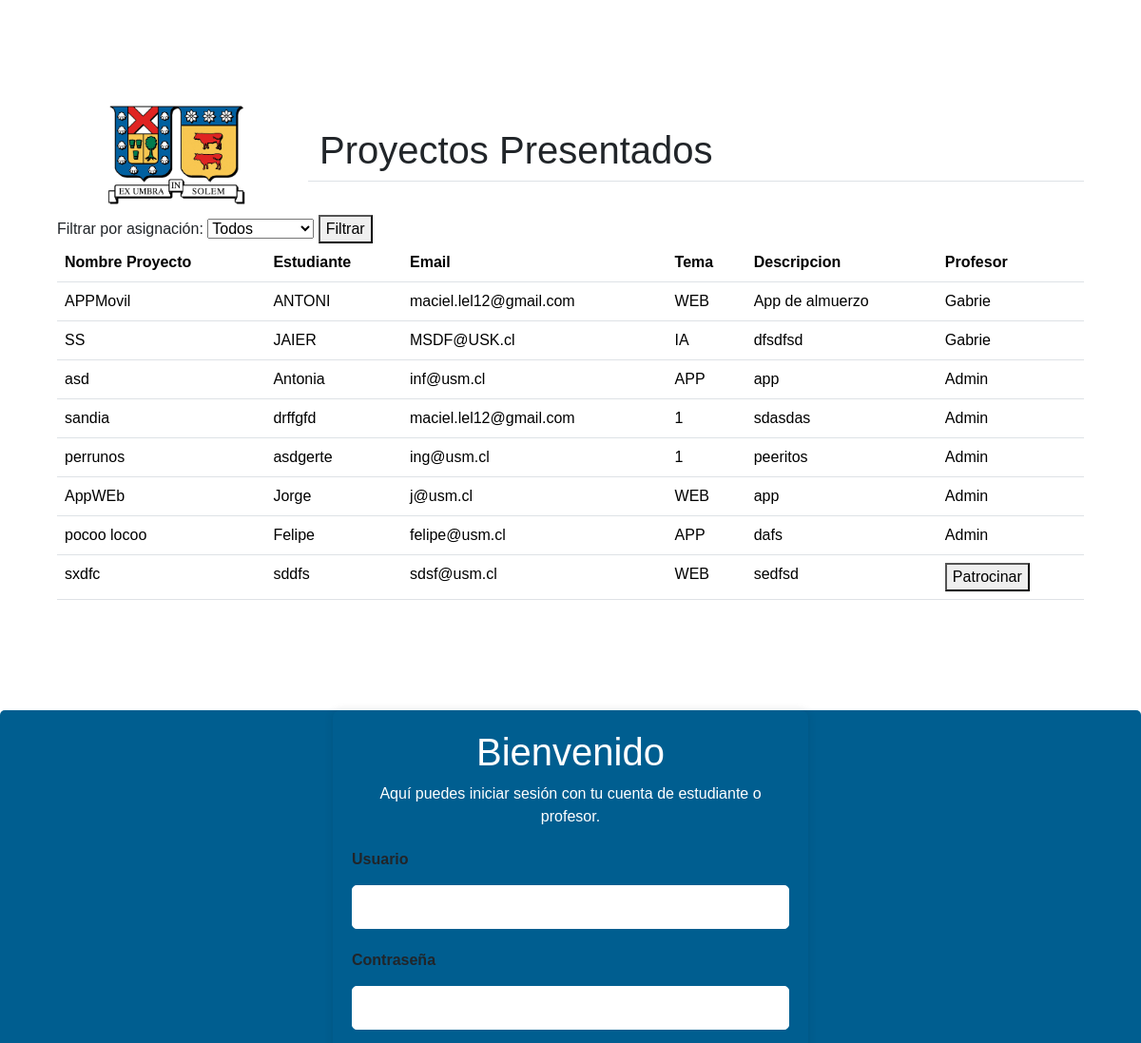
/asignado/ (middle part), run on an earlier commit of the app's database.
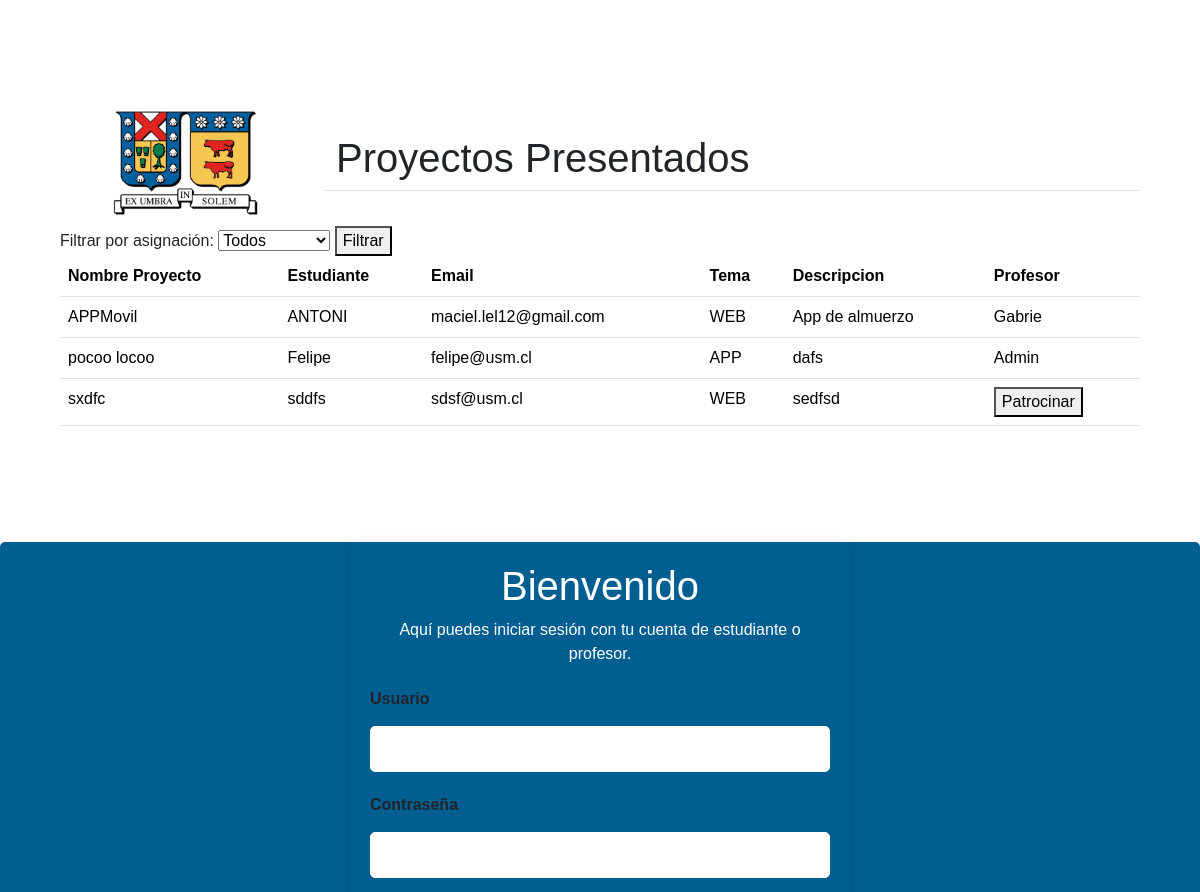
And on a later commit of the database.
### comunicados/models.py (models this page shows, shortened)
class Proyecto(models.Model):
    nombrep = models.CharField(max_length=200, verbose_name="NombreP")
    estudiante = models.CharField(max_length=200, verbose_name="Estudiante")
    tema = models.CharField(max_length=200, verbose_name="Tema")
    profesor = models.CharField(max_length=200, blank=True, null=True, verbose_name="Profesor")
    email = models.EmailField(max_length=50, verbose_name="email")
    descripcion = models.CharField(max_length=200)

### comunicados/views.py (the view)
# urls.py: path('asignado/', views.mostrar_proyectos, name="asignado"),
def mostrar_proyectos(request):
    tiene_profesor = request.GET.get('tiene_profesor')
    if tiene_profesor == 'asignado':
        proyectos = Proyecto.objects.exclude(profesor__isnull=True).exclude(profesor__exact='')
    elif tiene_profesor == 'no_asignado':
        proyectos = Proyecto.objects.filter(profesor__isnull=True) | Proyecto.objects.filter(profesor__exact='')
    else:
        proyectos = Proyecto.objects.all()
    return render(request, 'comunicados/asignado.html', {'proyectos': proyectos, 'tiene_profesor': tiene_profesor})

### comunicados/templates/comunicados/asignado.html (shortened to what this page needs)
{% extends "comunicados/base.html" %}
{% load static %}
{% block header %}
<div class="container">
    <div class="row">
        <div class="col-md-12 col-lg-3 text-center">
            <img src="{% static 'images/Logo_UTFSM.png' %}" alt="" class="logos">
        </div>
        <div class="col-lg-9 d-flex justify-content-center align-items-center my-auto d-none d-lg-block border-bottom">
            <h1>Proyectos Presentados</h1>
        </div>
    </div>
    <form method="GET" action="{% url 'asignado' %}">
      <label for="tiene_profesor">Filtrar por asignación:</label>
      <select name="tiene_profesor" id="tiene_profesor">
          <option value="">Todos</option>
      </select>
      <button type="submit">Filtrar</button>
    </form>
    <table class="table">
        <thead>
          <tr>
            <th scope="col">Nombre Proyecto</th>
            <th scope="col">Estudiante</th>
            <th scope="col">Email</th>
            <th scope="col">Tema</th>
            <th scope="col">Descripcion</th>
            <th scope="col">Profesor</th>
          </tr>
        </thead>
        <tbody>
            {% for proyecto in proyectos %}
            <tr>
                <td>{{ proyecto.nombrep }}</td>
                <td>{{ proyecto.estudiante }}</td>
                <td>{{ proyecto.email }}</td>
                <td>{{ proyecto.tema }}</td>
                <td>{{ proyecto.descripcion }}</td>
                <td>
                    {% if proyecto.profesor %}
                        {{ proyecto.profesor }}
                    {% else %}
                    <button onclick="asignarProfesor('{{ proyecto.nombrep }}', this)">Patrocinar</button>
                    {% endif %}
                </td>
            </tr>
            {% endfor %}
        </tbody>
    </table>
</div>
{% endblock %}

What changed in the data, as far as the page shows it:
removed Proyecto: nombrep "SS", estudiante "JAIER", email "MSDF@USK.cl", tema "IA", descripcion "dfsdfsd", profesor "Gabrie"
removed Proyecto: nombrep "asd", estudiante "Antonia", email "inf@usm.cl", tema "APP", descripcion "app", profesor "Admin"
removed Proyecto: nombrep "sandia", estudiante "drffgfd", email "maciel.lel12@gmail.com", tema "1", descripcion "sdasdas", profesor "Admin"
removed Proyecto: nombrep "perrunos", estudiante "asdgerte", email "ing@usm.cl", tema "1", descripcion "peeritos", profesor "Admin"
removed Proyecto: nombrep "AppWEb", estudiante "Jorge", email "j@usm.cl", tema "WEB", descripcion "app", profesor "Admin"
